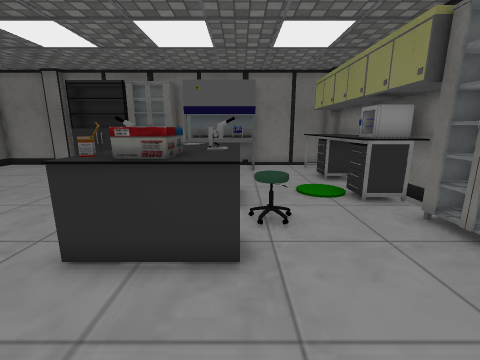
view 1 (above)

18 first-person views from a walk through a 3-D level made in the Unity game engine. The camera is 1.3 m above the floor, tilts 12° down and sees 90° across. Doors are open. The floor is counted in squares, 0.5 m on a side. Each view is taken from the middle of a square. On the plan, view 1 faces up. The plan holds only what a view shows up to about 17 squares ahead; the rest is blank. The place goes on beyond the plan. The player character is not drawn. Some surface patterns are stand-ins.

view 2
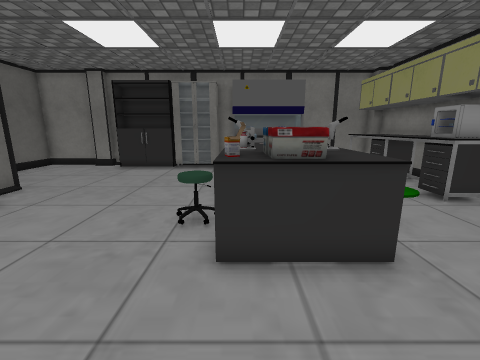

view 3
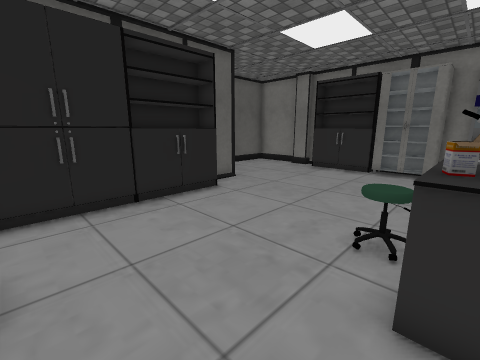

view 4
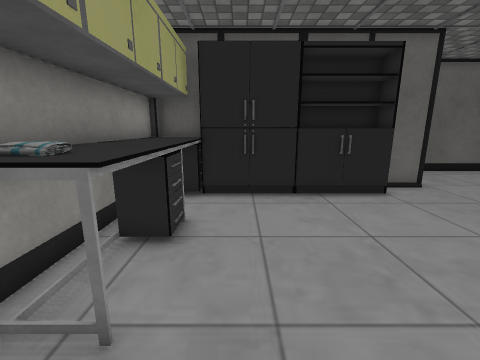

view 5
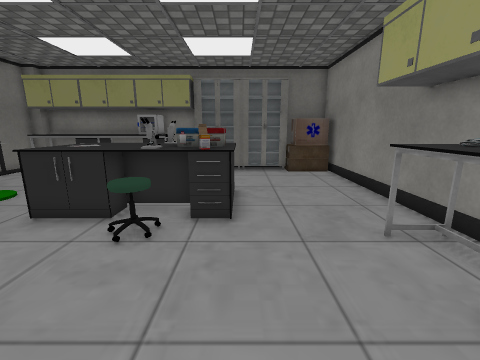

view 6
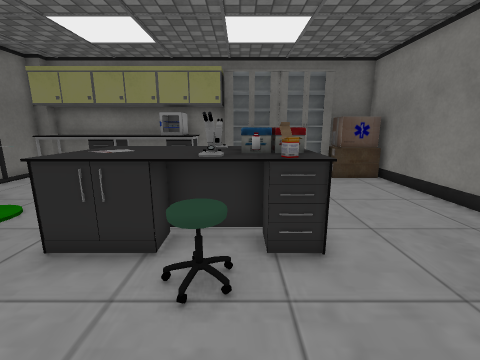

view 7
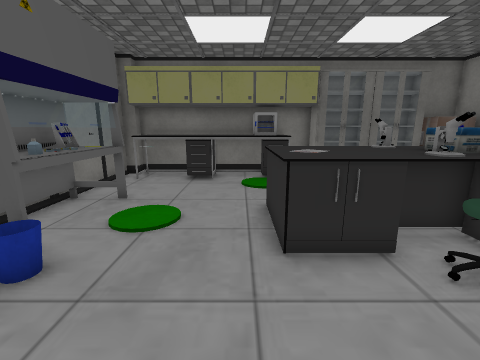

view 8
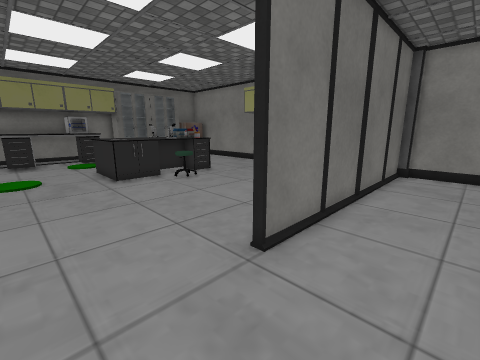

view 9
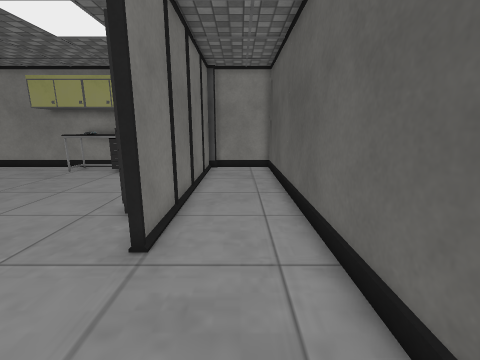

view 10
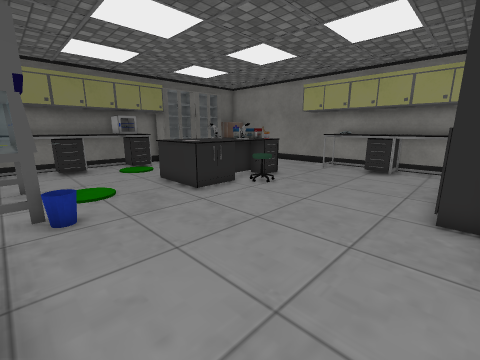

view 11
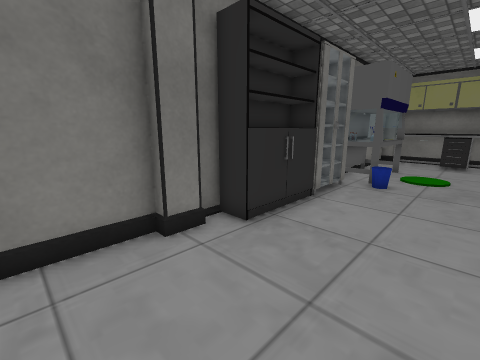

view 12
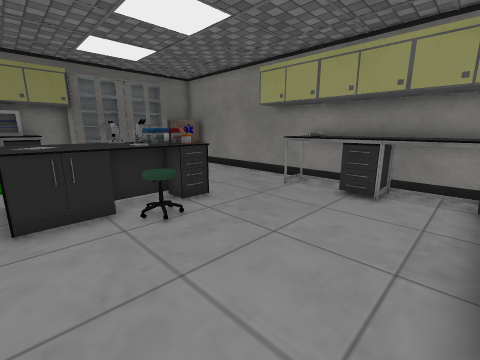

view 13
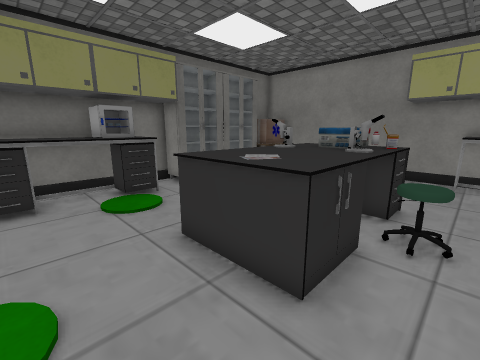

view 14
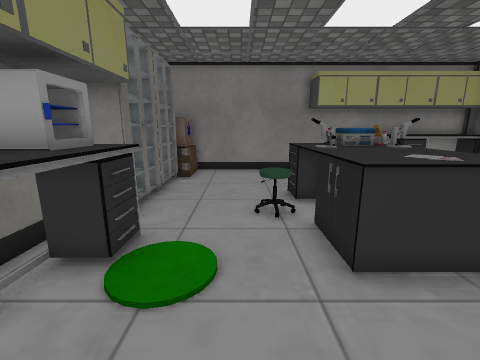

view 15
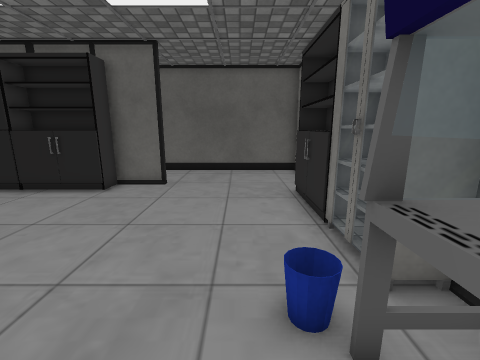

view 16
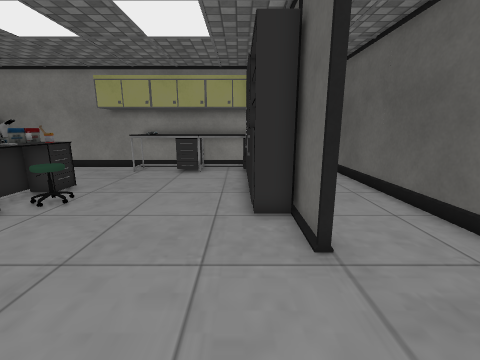

view 17
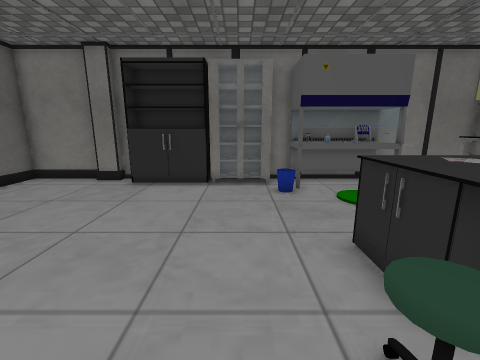

view 18
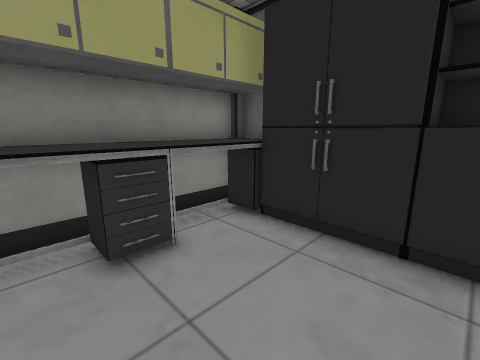

### Floor plan
Key: @ floor where view 1 was taken; # wall or solid block; . floor; D open door; = window, fence, low wall or low ledge; ^ raised ledge; P pillar; C closet; T table; B box; O other object.
Columns run from 17 left of view 1 to 7 right of it. Each row starts with its distance up from view 1.
 18 ####P##########   #######
 17 #...P#CCCCCCC.###O=... P#
 16 #...D.CCCCCCC ##^ =..TTTT
 15 #...D........######..TTTT
 14 #...D.............=..TTTT
 13 #...D................TTTT
 12 #...D................TTTT
 11 #...D................TTT#
 10 #...#.........OOOO...TTOT
  9 #...#.........OOOO...TTTT
  8 #...##C.......OOOO....TT#
  7 #...#CC.....OOOOOOO....##
  6 #...#CC.....OOOOOO....CCC
  5 #...#CC.......OOOO....CCC
  4 #...#CC.......OOOO....CC#
  3 #...#CC...............CCC
  2 #...#CC...............CCC
  1 #...#CCTTTTTT.........BB#
  0 #...# TTTTTTTT...@....BB#
 -1 #...#TTTTTTTTT........B #
 -2 ####PP###################
 -3     P

Where each view was taken, in squares from view 1:
view 1: 0 up, 0 right, facing up
view 2: 0 up, 3 left, facing up
view 3: 1 up, 3 left, facing up-left
view 4: 2 up, 2 left, facing left
view 5: 4 up, 10 left, facing right
view 6: 6 up, 8 left, facing right
view 7: 11 up, 8 left, facing right
view 8: 14 up, 16 left, facing down-right
view 9: 15 up, 15 left, facing down
view 10: 16 up, 12 left, facing down-right
view 11: 12 up, 16 left, facing up-right
view 12: 10 up, 11 left, facing down-right
view 13: 13 up, 5 left, facing down-right
view 14: 14 up, 2 right, facing down
view 15: 14 up, 1 left, facing left
view 16: 15 up, 11 left, facing down
view 17: 5 up, 6 left, facing up
view 18: 5 up, 6 left, facing down-left
